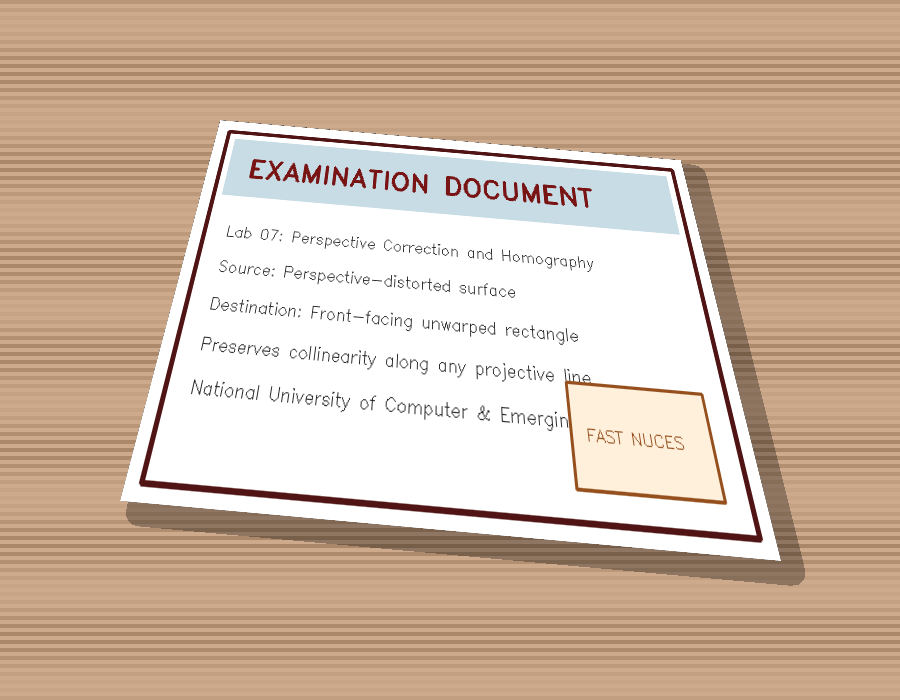
#> input picture lab 7/input/document_tilted.png, 900 x 700 px
$ python q2_perspective_correction.py
#> lines starting #> are read from the running program, lines starting #| are printed output that depends on the picture; after the words box and inside, x2 and y2 are one past the last pixel; in counts of white or black regions, pixels touching at a corner belong together
"""
Q2: Perspective Correction (Unwarping)
Implements perspective correction by mapping a perspective-distorted surface
(tilted view as SOURCE) back into a front-facing perfect rectangle (as DESTINATION).
"""

import os
import argparse
import cv2
import numpy as np
import matplotlib.pyplot as plt


def order_corner_points(pts):
    """
    Orders 4 points into consistent format:
    [top-left, top-right, bottom-right, bottom-left].
    """
    pts = np.asarray(pts, dtype=np.float32)
    ordered = np.zeros((4, 2), dtype=np.float32)

    # Sum of coordinates: Top-Left has smallest sum, Bottom-Right has largest
    s = pts.sum(axis=1)
    ordered[0] = pts[np.argmin(s)]
    ordered[2] = pts[np.argmax(s)]

    # Difference (y - x): Top-Right has smallest diff, Bottom-Left has largest
    diff = np.diff(pts, axis=1)
    ordered[1] = pts[np.argmin(diff)]
    ordered[3] = pts[np.argmax(diff)]

    return ordered


def apply_perspective_transform(image, src_points, dst_points=None, dst_size=None):
    """
    Performs perspective unwarping (inverse perspective correction).

    CRITICAL DIRECTION SPECIFICATION (from Lab 07 Tasks PDF):
    - SOURCE (src_points): The 4 corners on the tilted, perspective-distorted surface.
    - DESTINATION (dst_points): The 4 corners of the perfect, head-on rectangle.

    This function takes the tilted view as SOURCE and maps it directly to a
    perfect rectangle as the DESTINATION using cv2.getPerspectiveTransform().
    """
    src = order_corner_points(src_points)

    if dst_points is None:
        # Determine optimal rectangular destination size from source quad dimensions
        tl, tr, br, bl = src

        # Width is max of top and bottom edges
        width_top = np.linalg.norm(tr - tl)
        width_bottom = np.linalg.norm(br - bl)
        dst_w = int(max(width_top, width_bottom))

        # Height is max of left and right edges
        height_left = np.linalg.norm(bl - tl)
        height_right = np.linalg.norm(br - tr)
        dst_h = int(max(height_left, height_right))

        if dst_size is not None:
            dst_w, dst_h = dst_size

        # Define destination as a perfect rectangle
        dst = np.float32([
            [0, 0],              # Top-left
            [dst_w - 1, 0],      # Top-right
            [dst_w - 1, dst_h - 1],  # Bottom-right
            [0, dst_h - 1]       # Bottom-left
        ])
    else:
        dst = order_corner_points(dst_points)
        dst_w = int(np.max(dst[:, 0])) + 1
        dst_h = int(np.max(dst[:, 1])) + 1

    # Transformation matrix: maps tilted SOURCE -> flat rectangular DESTINATION
    M = cv2.getPerspectiveTransform(src, dst)

    # Warp perspective to produce front-facing unwarped view
    corrected = cv2.warpPerspective(image, M, (dst_w, dst_h), flags=cv2.INTER_CUBIC)

    return corrected, M, src, dst


def interactive_pick_corners(image):
    """Interactive GUI window to select 4 corner points with mouse clicks."""
    clone = image.copy()
    clicked_pts = []

    def on_mouse(event, x, y, flags, param):
        if event == cv2.EVENT_LBUTTONDOWN and len(clicked_pts) < 4:
            clicked_pts.append([x, y])
            cv2.circle(clone, (x, y), 6, (0, 0, 255), -1)
            cv2.putText(clone, f"{len(clicked_pts)}", (x + 8, y - 8),
                        cv2.FONT_HERSHEY_SIMPLEX, 0.6, (0, 255, 0), 2)
            if len(clicked_pts) > 1:
                cv2.line(clone, tuple(clicked_pts[-2]), tuple(clicked_pts[-1]), (255, 100, 0), 2)
            if len(clicked_pts) == 4:
                cv2.line(clone, tuple(clicked_pts[3]), tuple(clicked_pts[0]), (255, 100, 0), 2)
            cv2.imshow("Click 4 Corners (TL -> TR -> BR -> BL) | Press any key when done", clone)

    win = "Click 4 Corners (TL -> TR -> BR -> BL) | Press any key when done"
    cv2.namedWindow(win)
    cv2.setMouseCallback(win, on_mouse)
    cv2.imshow(win, clone)
    cv2.waitKey(0)
    cv2.destroyAllWindows()

    if len(clicked_pts) != 4:
        raise ValueError(f"Expected 4 corners, but received {len(clicked_pts)}.")
    return np.array(clicked_pts, dtype=np.float32)


def main():
    parser = argparse.ArgumentParser(description="Q2 - Perspective Correction (Unwarping)")
    parser.add_argument("--image", type=str, default="input/document_tilted.png",
                        help="Path to perspective-distorted image")
    parser.add_argument("--interactive", action="store_true",
                        help="Enable interactive mouse click corner picking")
    parser.add_argument("--output_dir", type=str, default="output/q2",
                        help="Output directory")
    args = parser.parse_args()

    os.makedirs(args.output_dir, exist_ok=True)

    img = cv2.imread(args.image)
#> img is the input picture: shape (700, 900, 3); mean B, G, R 164, 183.4, 206.9
    if img is None:
        raise FileNotFoundError(f"Could not load image: '{args.image}'")

    print(f"[Q2] Loaded image: '{args.image}' ({img.shape[1]}x{img.shape[0]})")
#| [Q2] Loaded image: 'input/document_tilted.png' (900x700)

    if args.interactive:
        print("[Q2] Click the 4 corners of the document in the OpenCV window...")
        src_points = interactive_pick_corners(img)
    else:
        # Default corners matching the generated tilted document
        src_points = np.float32([
            [220, 120],  # Top-Left
            [680, 160],  # Top-Right
            [780, 560],  # Bottom-Right
            [120, 500]   # Bottom-Left
        ])
        print("[Q2] Using preset 4-corner coordinates for the tilted document.")

    # Apply perspective correction with tilted view as SOURCE and rectangle as DESTINATION
    corrected, M, src_ordered, dst_ordered = apply_perspective_transform(img, src_points)
#> in apply_perspective_transform, `corrected = cv2.warpPerspective(image, M, (dst_w, dst_h), flags=cv2.IN..`:
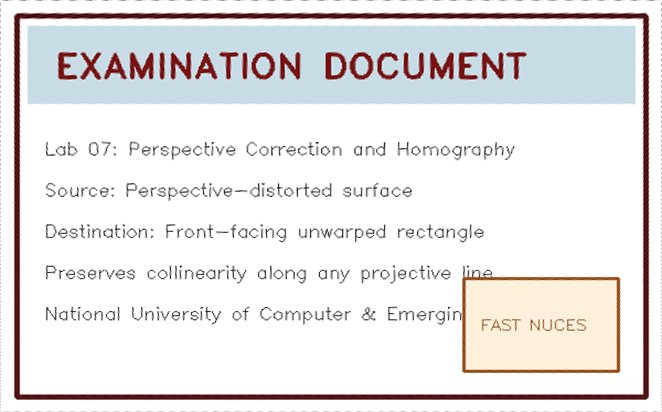
#> corrected: shape (412, 662, 3); mean B, G, R 230.1, 229.9, 232.1
#> M = [[1.59, 0.42, -401.2], [-0.149, 1.71, -172.7], [-9.83e-05, 0.00126, 1]]; src_ordered = [[220, 120], [680, 160], [780, 560], [120, 500]]; dst_ordered = [[0, 0], [661, 0], [661, 411], [0, 411]]

    print("\n--- Perspective Transform Matrix M (Tilted Source -> Flat Destination) ---")
    print(np.round(M, 6))
#| [[ 1.59468700e+00  4.19654000e-01 -4.01189574e+02]
#|  [-1.48907000e-01  1.71242900e+00 -1.72731921e+02]
#|  [-9.80000000e-05  1.26300000e-03  1.00000000e+00]]
    print(f"\nCorrected image size: {corrected.shape[1]} x {corrected.shape[0]} px")
#| Corrected image size: 662 x 412 px

    # Annotate source image with corner polygon
    annotated = img.copy()
    cv2.polylines(annotated, [np.int32(src_ordered)], isClosed=True, color=(0, 255, 255), thickness=3)
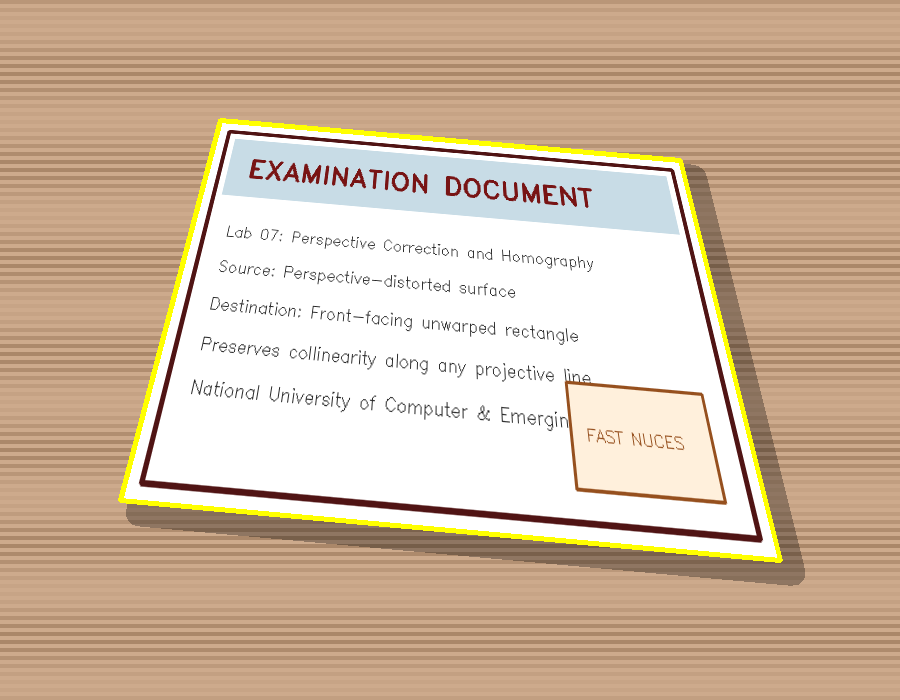
#> annotated: shape (700, 900, 3); 1.52% of pixels changed, all inside (x1, y1, x2, y2) = (118, 118, 783, 563)
    labels = ["1: Top-Left", "2: Top-Right", "3: Bottom-Right", "4: Bottom-Left"]
    for i, pt in enumerate(src_ordered):
        p = tuple(np.int32(pt))
        cv2.circle(annotated, p, 8, (0, 0, 255), -1)
        cv2.putText(annotated, labels[i], (p[0] + 10, p[1] + 10),
                    cv2.FONT_HERSHEY_SIMPLEX, 0.5, (0, 255, 0), 2)
#> this loop made 4 passes
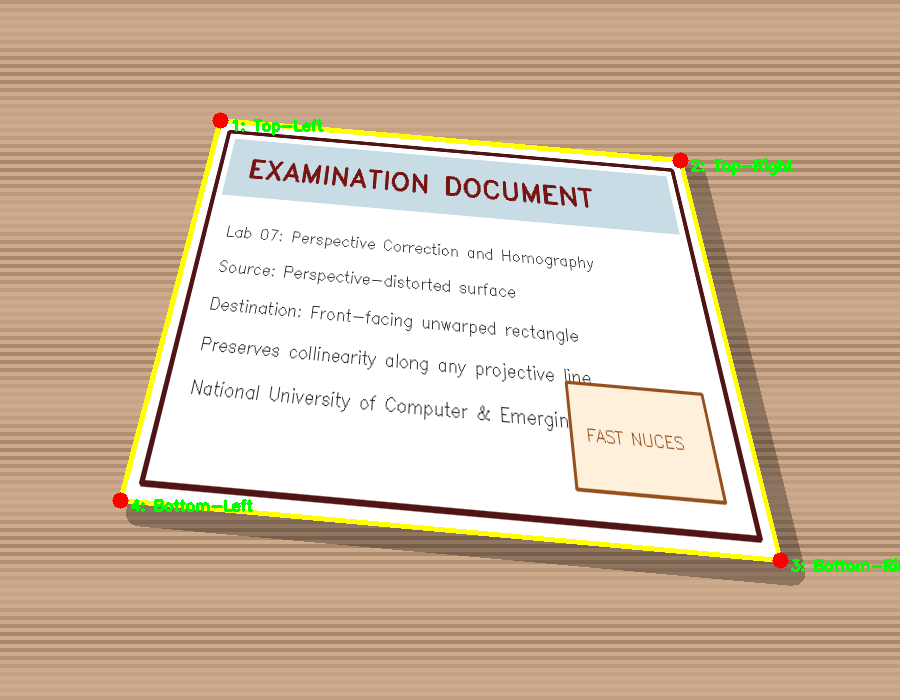
#> annotated: shape (700, 900, 3); 0.54% of pixels changed, all inside (x1, y1, x2, y2) = (112, 112, 900, 574)

    # Save outputs
    cv2.imwrite(os.path.join(args.output_dir, "input_distorted_document.png"), img)
    cv2.imwrite(os.path.join(args.output_dir, "document_with_detected_corners.png"), annotated)
    cv2.imwrite(os.path.join(args.output_dir, "perspective_corrected_document.png"), corrected)

    # Side-by-side comparison figure
    fig, axes = plt.subplots(1, 2, figsize=(15, 7))
    axes[0].imshow(cv2.cvtColor(annotated, cv2.COLOR_BGR2RGB))
    axes[0].set_title("Source: Perspective-Distorted Document (Tilted View)", fontsize=12, fontweight="bold")
    axes[0].axis("on")

    axes[1].imshow(cv2.cvtColor(corrected, cv2.COLOR_BGR2RGB))
    axes[1].set_title("Destination: Corrected Head-On Rectangular View", fontsize=12, fontweight="bold")
    axes[1].axis("on")

    plt.tight_layout()
    side_path = os.path.join(args.output_dir, "side_by_side_correction.png")
    plt.savefig(side_path, dpi=200, bbox_inches="tight")
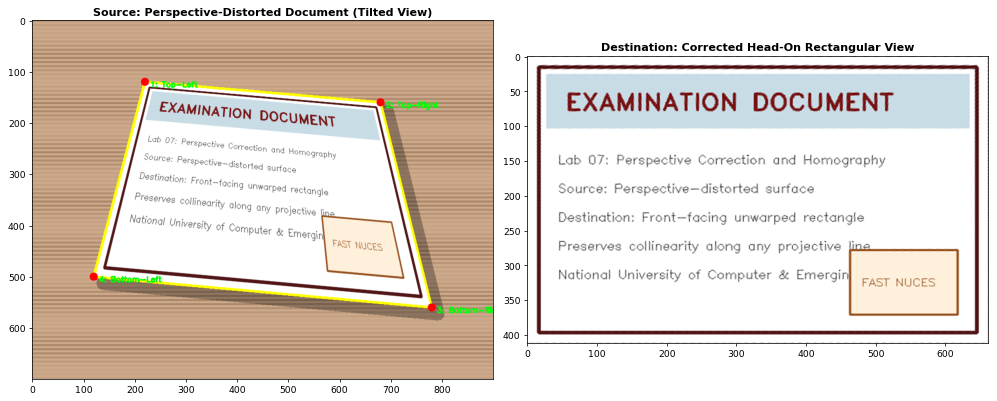
#> figure drawn by matplotlib, 2 panels
    plt.close()

    # Save written explanation of the inverse mapping logic
    note = f"""LAB 07 - QUESTION 2: PERSPECTIVE CORRECTION (UNWARPING)
==============================================================
SPECIFICATION VERIFICATION:
"Modify the apply_perspective_transform function's inputs to perform an inverse transformation:
 you'll take the tilted view as the source and map it back to a perfect rectangle as the destination."

MAPPING VERIFICATION:
- SOURCE POINTS (Tilted Perspective View):
  Top-Left:     ({src_ordered[0][0]:.1f}, {src_ordered[0][1]:.1f})
  Top-Right:    ({src_ordered[1][0]:.1f}, {src_ordered[1][1]:.1f})
  Bottom-Right: ({src_ordered[2][0]:.1f}, {src_ordered[2][1]:.1f})
  Bottom-Left:  ({src_ordered[3][0]:.1f}, {src_ordered[3][1]:.1f})

- DESTINATION POINTS (Unwarped Perfect Rectangle):
  Top-Left:     (0, 0)
  Top-Right:    ({dst_ordered[1][0]:.1f}, 0)
  Bottom-Right: ({dst_ordered[2][0]:.1f}, {dst_ordered[2][1]:.1f})
  Bottom-Left:  (0, {dst_ordered[3][1]:.1f})

- COMPUTED PERSPECTIVE MATRIX M (3x3):
{M}

RESULTS:
The slanted perspective has been rectified head-on with restored parallel boundaries
and readable text alignment.
"""
    note_path = os.path.join(args.output_dir, "mapping_explanation.txt")
    with open(note_path, "w", encoding="utf-8") as f:
        f.write(note)

    print(f"\n[Q2] All outputs saved successfully to '{args.output_dir}':")
    print("  - input_distorted_document.png")
    print("  - document_with_detected_corners.png")
    print("  - perspective_corrected_document.png")
    print("  - side_by_side_correction.png")
    print("  - mapping_explanation.txt")


if __name__ == "__main__":
    main()
